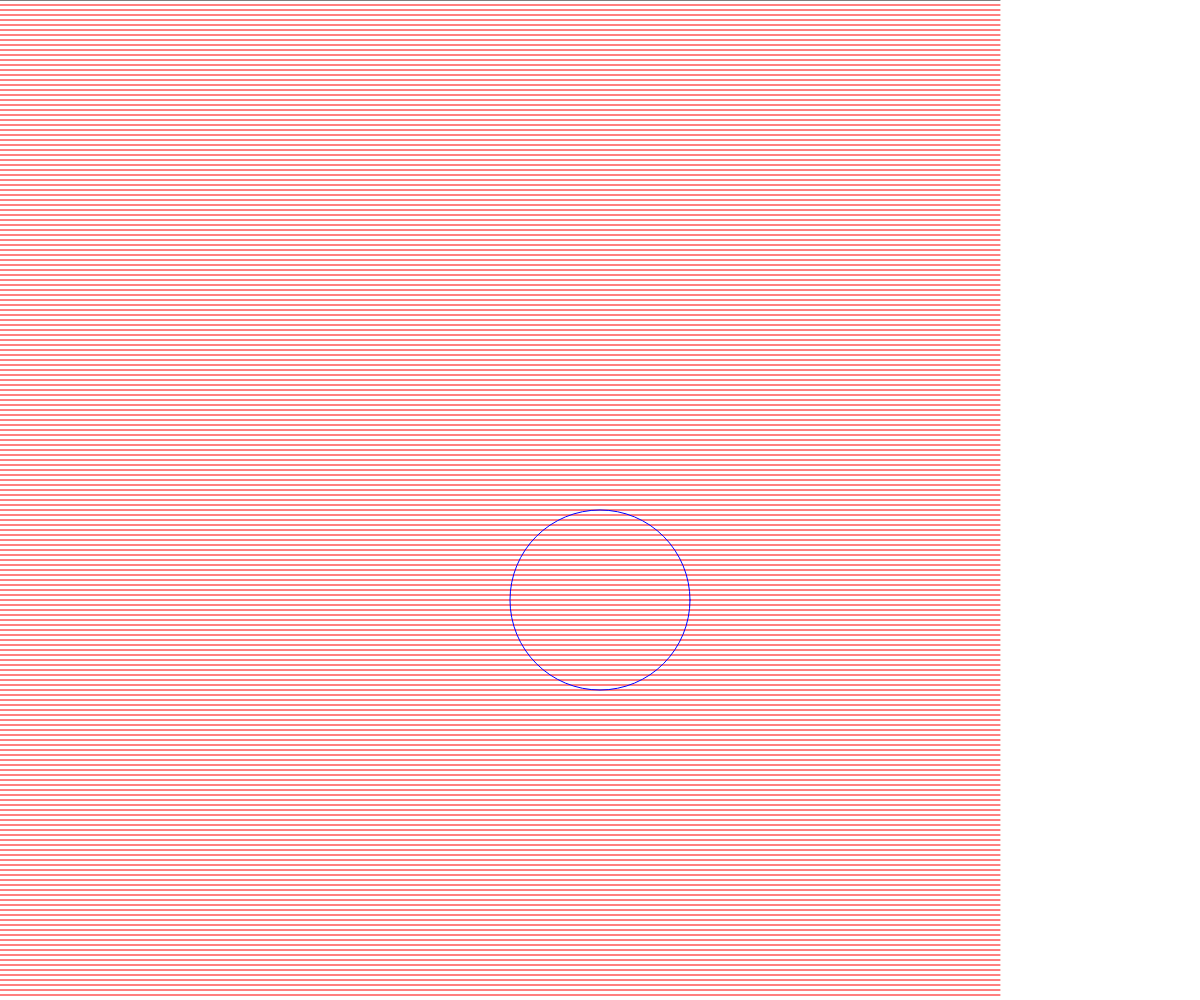
Frame 1 (no input)
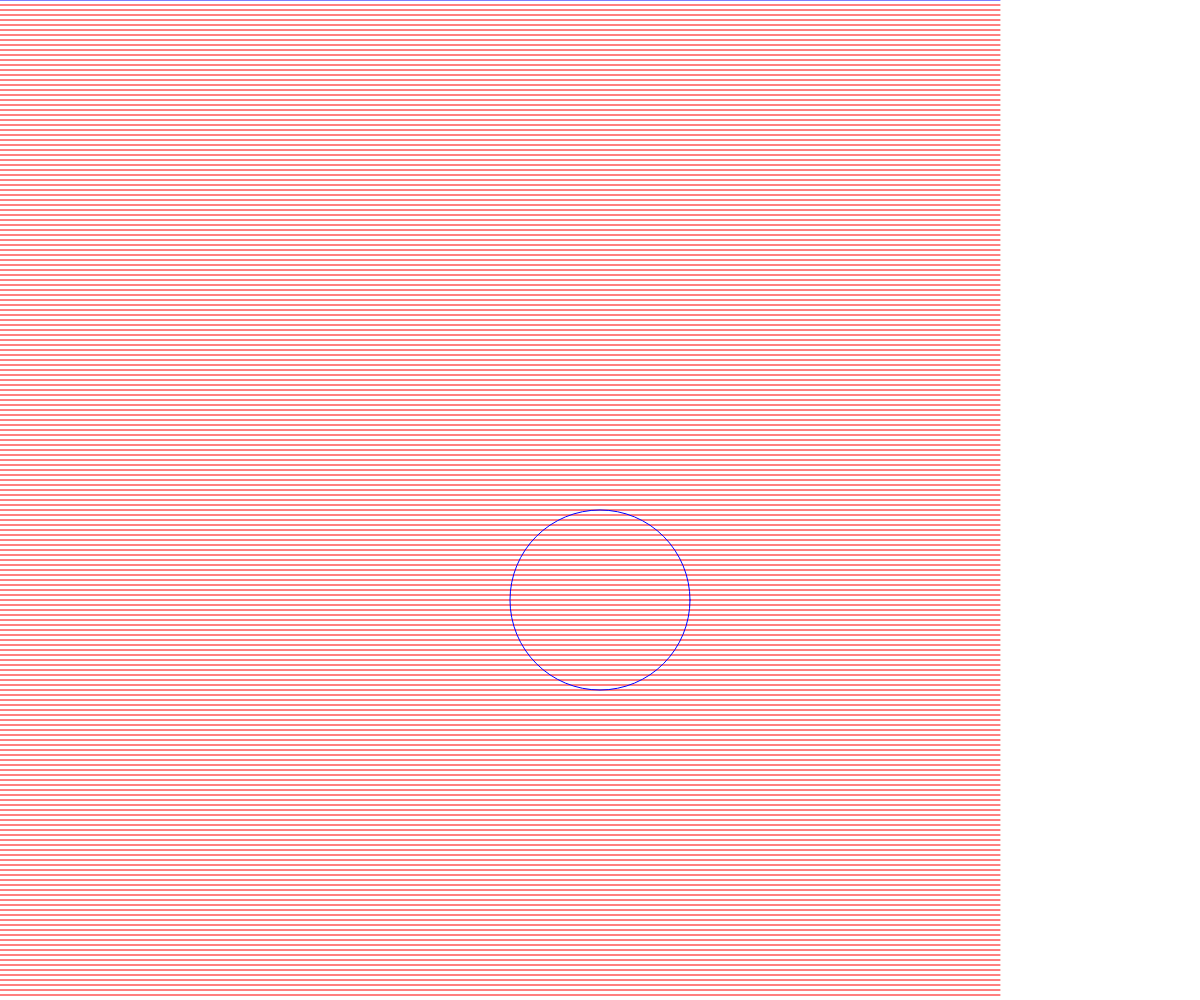
Frame 60 (no input)
Frame 120 (the mouse pressed at the canvas centre since frame 60): identical to frame 60, image omitted

The p5.js sketch that drew these frames (run headless with seeded random() and noise() and a simulated clock; from frame 60 on, the mouse is pressed at the canvas centre):

// p5.js sketch
// ── sketch.js
let permissionGranted = false;
let cy, cx;

function setup() {
  createCanvas(windowWidth, windowHeight);

  cx = width / 2;
  cy = width / 2;

  if (
    typeof DeviceOrientationEvent !== "undefined" &&
    typeof DeviceOrientationEvent.requestPermission === "function"
  ) {
    //ios device

    DeviceOrientationEvent.requestPermission()
      .catch(() => {
        let button = createButton("click to allow access to sensors");
        button.style("font-size", "24px");
        button.center();
        button.mousePressed(requestAccess);
        throw error;
      })
      .then(() => {
        permissionGranted = true;
      });
  } else {
    //non ios device

    textSize(48);
    permissionGranted = true;
  }
}

function requestAccess() {
  DeviceOrientationEvent.requestPermission().then((response) => {
    if (response == "granted") {
      permissionGranted = true;
    } else {
      permissionGranted = false;
    }
  });
  this.remove();
}

function draw() {
  if (!permissionGranted) return;

  background(255);
  strokeWeight(1);
  for (let i = 0; i < windowHeight; i += 5) {
    // i is equal to 0, 10, 20, 30, 40, 50, 60, 70, etc...
    line(0, i, windowHeight, i);
    stroke("red");
  }

  //rotationX + rotationY
  const dx = constrain(rotationY, -3, 3);
  const dy = constrain(rotationX, -3, 3);
  cx += dx * 2;
  cy += dy * 2;
  cx = constrain(cx, 0, width);
  cy = constrain(cy, 0, height);

  noFill();
  stroke("blue");
  ellipse(cx, cy, 180, 180);
}
